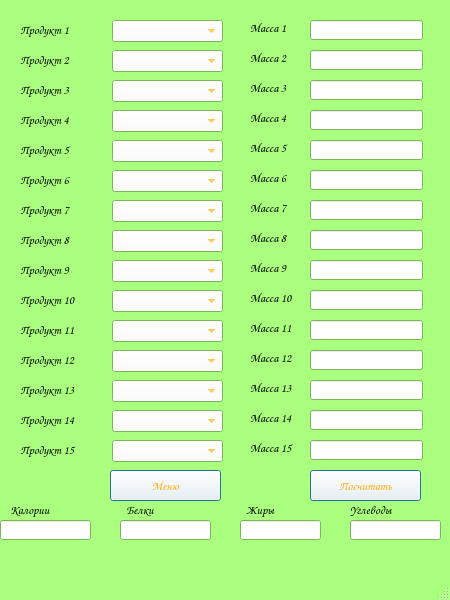
<?xml version="1.0" encoding="UTF-8"?>
<ui version="4.0">
 <class>CountcalorieWindow</class>
 <widget class="QMainWindow" name="CountcalorieWindow">
  <property name="geometry">
   <rect>
    <x>0</x>
    <y>0</y>
    <width>450</width>
    <height>600</height>
   </rect>
  </property>
  <property name="palette">
   <palette>
    <active>
     <colorrole role="WindowText">
      <brush brushstyle="SolidPattern">
       <color alpha="255">
        <red>0</red>
        <green>0</green>
        <blue>0</blue>
       </color>
      </brush>
     </colorrole>
     <colorrole role="Button">
      <brush brushstyle="SolidPattern">
       <color alpha="255">
        <red>255</red>
        <green>255</green>
        <blue>255</blue>
       </color>
      </brush>
     </colorrole>
     <colorrole role="Dark">
      <brush brushstyle="SolidPattern">
       <color alpha="255">
        <red>170</red>
        <green>255</green>
        <blue>127</blue>
       </color>
      </brush>
     </colorrole>
     <colorrole role="Text">
      <brush brushstyle="SolidPattern">
       <color alpha="255">
        <red>0</red>
        <green>0</green>
        <blue>0</blue>
       </color>
      </brush>
     </colorrole>
     <colorrole role="ButtonText">
      <brush brushstyle="SolidPattern">
       <color alpha="255">
        <red>255</red>
        <green>170</green>
        <blue>0</blue>
       </color>
      </brush>
     </colorrole>
     <colorrole role="Base">
      <brush brushstyle="SolidPattern">
       <color alpha="255">
        <red>255</red>
        <green>255</green>
        <blue>255</blue>
       </color>
      </brush>
     </colorrole>
     <colorrole role="Window">
      <brush brushstyle="SolidPattern">
       <color alpha="255">
        <red>170</red>
        <green>255</green>
        <blue>127</blue>
       </color>
      </brush>
     </colorrole>
    </active>
    <inactive>
     <colorrole role="WindowText">
      <brush brushstyle="SolidPattern">
       <color alpha="255">
        <red>0</red>
        <green>0</green>
        <blue>0</blue>
       </color>
      </brush>
     </colorrole>
     <colorrole role="Button">
      <brush brushstyle="SolidPattern">
       <color alpha="255">
        <red>255</red>
        <green>255</green>
        <blue>255</blue>
       </color>
      </brush>
     </colorrole>
     <colorrole role="Dark">
      <brush brushstyle="SolidPattern">
       <color alpha="255">
        <red>170</red>
        <green>255</green>
        <blue>127</blue>
       </color>
      </brush>
     </colorrole>
     <colorrole role="Text">
      <brush brushstyle="SolidPattern">
       <color alpha="255">
        <red>0</red>
        <green>0</green>
        <blue>0</blue>
       </color>
      </brush>
     </colorrole>
     <colorrole role="ButtonText">
      <brush brushstyle="SolidPattern">
       <color alpha="255">
        <red>255</red>
        <green>170</green>
        <blue>0</blue>
       </color>
      </brush>
     </colorrole>
     <colorrole role="Base">
      <brush brushstyle="SolidPattern">
       <color alpha="255">
        <red>255</red>
        <green>255</green>
        <blue>255</blue>
       </color>
      </brush>
     </colorrole>
     <colorrole role="Window">
      <brush brushstyle="SolidPattern">
       <color alpha="255">
        <red>170</red>
        <green>255</green>
        <blue>127</blue>
       </color>
      </brush>
     </colorrole>
    </inactive>
    <disabled>
     <colorrole role="WindowText">
      <brush brushstyle="SolidPattern">
       <color alpha="255">
        <red>170</red>
        <green>255</green>
        <blue>127</blue>
       </color>
      </brush>
     </colorrole>
     <colorrole role="Button">
      <brush brushstyle="SolidPattern">
       <color alpha="255">
        <red>255</red>
        <green>255</green>
        <blue>255</blue>
       </color>
      </brush>
     </colorrole>
     <colorrole role="Dark">
      <brush brushstyle="SolidPattern">
       <color alpha="255">
        <red>170</red>
        <green>255</green>
        <blue>127</blue>
       </color>
      </brush>
     </colorrole>
     <colorrole role="Text">
      <brush brushstyle="SolidPattern">
       <color alpha="255">
        <red>170</red>
        <green>255</green>
        <blue>127</blue>
       </color>
      </brush>
     </colorrole>
     <colorrole role="ButtonText">
      <brush brushstyle="SolidPattern">
       <color alpha="255">
        <red>170</red>
        <green>255</green>
        <blue>127</blue>
       </color>
      </brush>
     </colorrole>
     <colorrole role="Base">
      <brush brushstyle="SolidPattern">
       <color alpha="255">
        <red>170</red>
        <green>255</green>
        <blue>127</blue>
       </color>
      </brush>
     </colorrole>
     <colorrole role="Window">
      <brush brushstyle="SolidPattern">
       <color alpha="255">
        <red>170</red>
        <green>255</green>
        <blue>127</blue>
       </color>
      </brush>
     </colorrole>
    </disabled>
   </palette>
  </property>
  <property name="font">
   <font>
    <family>Comic Sans MS</family>
   </font>
  </property>
  <property name="cursor">
   <cursorShape>UpArrowCursor</cursorShape>
  </property>
  <property name="windowTitle">
   <string>СЧЕТЧИК КАЛОРИЙ</string>
  </property>
  <property name="windowIcon">
   <iconset>
    <normaloff>images/carrotico.ico</normaloff>images/carrotico.ico</iconset>
  </property>
  <widget class="QWidget" name="centralwidget">
   <widget class="QLabel" name="product1label">
    <property name="geometry">
     <rect>
      <x>20</x>
      <y>20</y>
      <width>91</width>
      <height>20</height>
     </rect>
    </property>
    <property name="text">
     <string>Продукт 1</string>
    </property>
   </widget>
   <widget class="QLabel" name="product2label">
    <property name="geometry">
     <rect>
      <x>20</x>
      <y>50</y>
      <width>91</width>
      <height>20</height>
     </rect>
    </property>
    <property name="text">
     <string>Продукт 2</string>
    </property>
   </widget>
   <widget class="QLabel" name="product3label">
    <property name="geometry">
     <rect>
      <x>20</x>
      <y>80</y>
      <width>91</width>
      <height>20</height>
     </rect>
    </property>
    <property name="text">
     <string>Продукт 3</string>
    </property>
   </widget>
   <widget class="QLabel" name="product4label">
    <property name="geometry">
     <rect>
      <x>20</x>
      <y>110</y>
      <width>91</width>
      <height>20</height>
     </rect>
    </property>
    <property name="text">
     <string>Продукт 4</string>
    </property>
   </widget>
   <widget class="QLabel" name="product5label">
    <property name="geometry">
     <rect>
      <x>20</x>
      <y>140</y>
      <width>91</width>
      <height>20</height>
     </rect>
    </property>
    <property name="text">
     <string>Продукт 5</string>
    </property>
   </widget>
   <widget class="QLabel" name="product6label">
    <property name="geometry">
     <rect>
      <x>20</x>
      <y>170</y>
      <width>91</width>
      <height>20</height>
     </rect>
    </property>
    <property name="text">
     <string>Продукт 6</string>
    </property>
   </widget>
   <widget class="QLabel" name="product7label">
    <property name="geometry">
     <rect>
      <x>20</x>
      <y>200</y>
      <width>91</width>
      <height>20</height>
     </rect>
    </property>
    <property name="text">
     <string>Продукт 7</string>
    </property>
   </widget>
   <widget class="QLabel" name="product8label">
    <property name="geometry">
     <rect>
      <x>20</x>
      <y>230</y>
      <width>91</width>
      <height>20</height>
     </rect>
    </property>
    <property name="text">
     <string>Продукт 8</string>
    </property>
   </widget>
   <widget class="QLabel" name="product9label">
    <property name="geometry">
     <rect>
      <x>20</x>
      <y>260</y>
      <width>91</width>
      <height>20</height>
     </rect>
    </property>
    <property name="text">
     <string>Продукт 9</string>
    </property>
   </widget>
   <widget class="QLabel" name="product10label">
    <property name="geometry">
     <rect>
      <x>20</x>
      <y>290</y>
      <width>91</width>
      <height>20</height>
     </rect>
    </property>
    <property name="text">
     <string>Продукт 10</string>
    </property>
   </widget>
   <widget class="QLabel" name="product11label">
    <property name="geometry">
     <rect>
      <x>20</x>
      <y>320</y>
      <width>91</width>
      <height>20</height>
     </rect>
    </property>
    <property name="text">
     <string>Продукт 11</string>
    </property>
   </widget>
   <widget class="QLabel" name="product12label">
    <property name="geometry">
     <rect>
      <x>20</x>
      <y>350</y>
      <width>91</width>
      <height>20</height>
     </rect>
    </property>
    <property name="text">
     <string>Продукт 12</string>
    </property>
   </widget>
   <widget class="QLabel" name="product13label">
    <property name="geometry">
     <rect>
      <x>20</x>
      <y>380</y>
      <width>91</width>
      <height>20</height>
     </rect>
    </property>
    <property name="text">
     <string>Продукт 13</string>
    </property>
   </widget>
   <widget class="QLabel" name="product14label">
    <property name="geometry">
     <rect>
      <x>20</x>
      <y>410</y>
      <width>91</width>
      <height>20</height>
     </rect>
    </property>
    <property name="text">
     <string>Продукт 14</string>
    </property>
   </widget>
   <widget class="QLabel" name="product15label">
    <property name="geometry">
     <rect>
      <x>20</x>
      <y>440</y>
      <width>91</width>
      <height>20</height>
     </rect>
    </property>
    <property name="text">
     <string>Продукт 15</string>
    </property>
   </widget>
   <widget class="QLabel" name="tons1label">
    <property name="geometry">
     <rect>
      <x>250</x>
      <y>20</y>
      <width>61</width>
      <height>16</height>
     </rect>
    </property>
    <property name="text">
     <string>Масса 1</string>
    </property>
   </widget>
   <widget class="QLabel" name="tons2label">
    <property name="geometry">
     <rect>
      <x>250</x>
      <y>50</y>
      <width>61</width>
      <height>16</height>
     </rect>
    </property>
    <property name="text">
     <string>Масса 2</string>
    </property>
   </widget>
   <widget class="QLabel" name="tons3label">
    <property name="geometry">
     <rect>
      <x>250</x>
      <y>80</y>
      <width>61</width>
      <height>16</height>
     </rect>
    </property>
    <property name="text">
     <string>Масса 3</string>
    </property>
   </widget>
   <widget class="QLabel" name="tons4label">
    <property name="geometry">
     <rect>
      <x>250</x>
      <y>110</y>
      <width>61</width>
      <height>16</height>
     </rect>
    </property>
    <property name="text">
     <string>Масса 4</string>
    </property>
   </widget>
   <widget class="QLabel" name="tons5label">
    <property name="geometry">
     <rect>
      <x>250</x>
      <y>140</y>
      <width>61</width>
      <height>16</height>
     </rect>
    </property>
    <property name="text">
     <string>Масса 5</string>
    </property>
   </widget>
   <widget class="QLabel" name="tons6label">
    <property name="geometry">
     <rect>
      <x>250</x>
      <y>170</y>
      <width>61</width>
      <height>16</height>
     </rect>
    </property>
    <property name="text">
     <string>Масса 6</string>
    </property>
   </widget>
   <widget class="QLabel" name="tons7label">
    <property name="geometry">
     <rect>
      <x>250</x>
      <y>200</y>
      <width>61</width>
      <height>16</height>
     </rect>
    </property>
    <property name="text">
     <string>Масса 7</string>
    </property>
   </widget>
   <widget class="QLabel" name="tons8label">
    <property name="geometry">
     <rect>
      <x>250</x>
      <y>230</y>
      <width>61</width>
      <height>16</height>
     </rect>
    </property>
    <property name="text">
     <string>Масса 8</string>
    </property>
   </widget>
   <widget class="QLabel" name="tons9label">
    <property name="geometry">
     <rect>
      <x>250</x>
      <y>260</y>
      <width>61</width>
      <height>16</height>
     </rect>
    </property>
    <property name="text">
     <string>Масса 9</string>
    </property>
   </widget>
   <widget class="QLabel" name="tons10label">
    <property name="geometry">
     <rect>
      <x>250</x>
      <y>290</y>
      <width>61</width>
      <height>16</height>
     </rect>
    </property>
    <property name="text">
     <string>Масса 10</string>
    </property>
   </widget>
   <widget class="QLabel" name="tons11label">
    <property name="geometry">
     <rect>
      <x>250</x>
      <y>320</y>
      <width>61</width>
      <height>16</height>
     </rect>
    </property>
    <property name="text">
     <string>Масса 11</string>
    </property>
   </widget>
   <widget class="QLabel" name="tons12label">
    <property name="geometry">
     <rect>
      <x>250</x>
      <y>350</y>
      <width>61</width>
      <height>16</height>
     </rect>
    </property>
    <property name="text">
     <string>Масса 12</string>
    </property>
   </widget>
   <widget class="QLabel" name="tons13label">
    <property name="geometry">
     <rect>
      <x>250</x>
      <y>380</y>
      <width>61</width>
      <height>16</height>
     </rect>
    </property>
    <property name="text">
     <string>Масса 13</string>
    </property>
   </widget>
   <widget class="QLabel" name="tons14label">
    <property name="geometry">
     <rect>
      <x>250</x>
      <y>410</y>
      <width>61</width>
      <height>16</height>
     </rect>
    </property>
    <property name="text">
     <string>Масса 14</string>
    </property>
   </widget>
   <widget class="QLabel" name="tons15label">
    <property name="geometry">
     <rect>
      <x>250</x>
      <y>440</y>
      <width>61</width>
      <height>16</height>
     </rect>
    </property>
    <property name="text">
     <string>Масса 15</string>
    </property>
   </widget>
   <widget class="QLineEdit" name="tons1lineEdit">
    <property name="geometry">
     <rect>
      <x>310</x>
      <y>20</y>
      <width>113</width>
      <height>20</height>
     </rect>
    </property>
   </widget>
   <widget class="QLineEdit" name="tons2lineEdit">
    <property name="geometry">
     <rect>
      <x>310</x>
      <y>50</y>
      <width>113</width>
      <height>20</height>
     </rect>
    </property>
   </widget>
   <widget class="QLineEdit" name="tons3lineEdit">
    <property name="geometry">
     <rect>
      <x>310</x>
      <y>80</y>
      <width>113</width>
      <height>20</height>
     </rect>
    </property>
   </widget>
   <widget class="QLineEdit" name="tons4lineEdit">
    <property name="geometry">
     <rect>
      <x>310</x>
      <y>110</y>
      <width>113</width>
      <height>20</height>
     </rect>
    </property>
   </widget>
   <widget class="QLineEdit" name="tons5lineEdit">
    <property name="geometry">
     <rect>
      <x>310</x>
      <y>140</y>
      <width>113</width>
      <height>20</height>
     </rect>
    </property>
   </widget>
   <widget class="QLineEdit" name="tons6lineEdit">
    <property name="geometry">
     <rect>
      <x>310</x>
      <y>170</y>
      <width>113</width>
      <height>20</height>
     </rect>
    </property>
   </widget>
   <widget class="QLineEdit" name="tons7lineEdit">
    <property name="geometry">
     <rect>
      <x>310</x>
      <y>200</y>
      <width>113</width>
      <height>20</height>
     </rect>
    </property>
   </widget>
   <widget class="QLineEdit" name="tons8lineEdit">
    <property name="geometry">
     <rect>
      <x>310</x>
      <y>230</y>
      <width>113</width>
      <height>20</height>
     </rect>
    </property>
   </widget>
   <widget class="QLineEdit" name="tons9lineEdit">
    <property name="geometry">
     <rect>
      <x>310</x>
      <y>260</y>
      <width>113</width>
      <height>20</height>
     </rect>
    </property>
   </widget>
   <widget class="QLineEdit" name="tons10lineEdit">
    <property name="geometry">
     <rect>
      <x>310</x>
      <y>290</y>
      <width>113</width>
      <height>20</height>
     </rect>
    </property>
   </widget>
   <widget class="QLineEdit" name="tons11lineEdit">
    <property name="geometry">
     <rect>
      <x>310</x>
      <y>320</y>
      <width>113</width>
      <height>20</height>
     </rect>
    </property>
   </widget>
   <widget class="QLineEdit" name="tons12lineEdit">
    <property name="geometry">
     <rect>
      <x>310</x>
      <y>350</y>
      <width>113</width>
      <height>20</height>
     </rect>
    </property>
   </widget>
   <widget class="QLineEdit" name="tons13lineEdit">
    <property name="geometry">
     <rect>
      <x>310</x>
      <y>380</y>
      <width>113</width>
      <height>20</height>
     </rect>
    </property>
   </widget>
   <widget class="QLineEdit" name="tons14lineEdit">
    <property name="geometry">
     <rect>
      <x>310</x>
      <y>410</y>
      <width>113</width>
      <height>20</height>
     </rect>
    </property>
   </widget>
   <widget class="QLineEdit" name="tons15lineEdit">
    <property name="geometry">
     <rect>
      <x>310</x>
      <y>440</y>
      <width>113</width>
      <height>20</height>
     </rect>
    </property>
   </widget>
   <widget class="QPushButton" name="returnmenu">
    <property name="geometry">
     <rect>
      <x>110</x>
      <y>470</y>
      <width>111</width>
      <height>31</height>
     </rect>
    </property>
    <property name="text">
     <string>Меню</string>
    </property>
    <property name="default">
     <bool>true</bool>
    </property>
   </widget>
   <widget class="QPushButton" name="counter">
    <property name="geometry">
     <rect>
      <x>310</x>
      <y>470</y>
      <width>111</width>
      <height>31</height>
     </rect>
    </property>
    <property name="text">
     <string>Посчитать</string>
    </property>
    <property name="default">
     <bool>true</bool>
    </property>
   </widget>
   <widget class="QLabel" name="calorielabel">
    <property name="geometry">
     <rect>
      <x>10</x>
      <y>500</y>
      <width>71</width>
      <height>20</height>
     </rect>
    </property>
    <property name="text">
     <string>Калории</string>
    </property>
   </widget>
   <widget class="QLabel" name="proteinlabel">
    <property name="geometry">
     <rect>
      <x>126</x>
      <y>500</y>
      <width>71</width>
      <height>20</height>
     </rect>
    </property>
    <property name="text">
     <string>Белки</string>
    </property>
   </widget>
   <widget class="QLabel" name="fatlabel">
    <property name="geometry">
     <rect>
      <x>246</x>
      <y>500</y>
      <width>61</width>
      <height>20</height>
     </rect>
    </property>
    <property name="text">
     <string>Жиры</string>
    </property>
   </widget>
   <widget class="QLabel" name="carbohydratelabel">
    <property name="geometry">
     <rect>
      <x>350</x>
      <y>500</y>
      <width>81</width>
      <height>20</height>
     </rect>
    </property>
    <property name="text">
     <string>Углеводы</string>
    </property>
   </widget>
   <widget class="QLineEdit" name="calorielineEdit">
    <property name="geometry">
     <rect>
      <x>0</x>
      <y>520</y>
      <width>91</width>
      <height>20</height>
     </rect>
    </property>
   </widget>
   <widget class="QLineEdit" name="proteinlineEdit">
    <property name="geometry">
     <rect>
      <x>120</x>
      <y>520</y>
      <width>91</width>
      <height>20</height>
     </rect>
    </property>
   </widget>
   <widget class="QLineEdit" name="fatlineEdit">
    <property name="geometry">
     <rect>
      <x>240</x>
      <y>520</y>
      <width>81</width>
      <height>20</height>
     </rect>
    </property>
   </widget>
   <widget class="QLineEdit" name="carbohydratelineEdit">
    <property name="geometry">
     <rect>
      <x>350</x>
      <y>520</y>
      <width>91</width>
      <height>20</height>
     </rect>
    </property>
   </widget>
   <widget class="QComboBox" name="comboBox">
    <property name="geometry">
     <rect>
      <x>112</x>
      <y>20</y>
      <width>111</width>
      <height>22</height>
     </rect>
    </property>
   </widget>
   <widget class="QComboBox" name="comboBox_2">
    <property name="geometry">
     <rect>
      <x>112</x>
      <y>50</y>
      <width>111</width>
      <height>22</height>
     </rect>
    </property>
   </widget>
   <widget class="QComboBox" name="comboBox_3">
    <property name="geometry">
     <rect>
      <x>112</x>
      <y>80</y>
      <width>111</width>
      <height>22</height>
     </rect>
    </property>
   </widget>
   <widget class="QComboBox" name="comboBox_4">
    <property name="geometry">
     <rect>
      <x>112</x>
      <y>110</y>
      <width>111</width>
      <height>22</height>
     </rect>
    </property>
   </widget>
   <widget class="QComboBox" name="comboBox_5">
    <property name="geometry">
     <rect>
      <x>112</x>
      <y>140</y>
      <width>111</width>
      <height>22</height>
     </rect>
    </property>
   </widget>
   <widget class="QComboBox" name="comboBox_6">
    <property name="geometry">
     <rect>
      <x>112</x>
      <y>170</y>
      <width>111</width>
      <height>22</height>
     </rect>
    </property>
   </widget>
   <widget class="QComboBox" name="comboBox_7">
    <property name="geometry">
     <rect>
      <x>112</x>
      <y>200</y>
      <width>111</width>
      <height>22</height>
     </rect>
    </property>
   </widget>
   <widget class="QComboBox" name="comboBox_8">
    <property name="geometry">
     <rect>
      <x>112</x>
      <y>230</y>
      <width>111</width>
      <height>22</height>
     </rect>
    </property>
   </widget>
   <widget class="QComboBox" name="comboBox_9">
    <property name="geometry">
     <rect>
      <x>112</x>
      <y>260</y>
      <width>111</width>
      <height>22</height>
     </rect>
    </property>
   </widget>
   <widget class="QComboBox" name="comboBox_10">
    <property name="geometry">
     <rect>
      <x>112</x>
      <y>290</y>
      <width>111</width>
      <height>22</height>
     </rect>
    </property>
   </widget>
   <widget class="QComboBox" name="comboBox_11">
    <property name="geometry">
     <rect>
      <x>112</x>
      <y>320</y>
      <width>111</width>
      <height>22</height>
     </rect>
    </property>
   </widget>
   <widget class="QComboBox" name="comboBox_12">
    <property name="geometry">
     <rect>
      <x>112</x>
      <y>350</y>
      <width>111</width>
      <height>22</height>
     </rect>
    </property>
   </widget>
   <widget class="QComboBox" name="comboBox_13">
    <property name="geometry">
     <rect>
      <x>112</x>
      <y>380</y>
      <width>111</width>
      <height>22</height>
     </rect>
    </property>
   </widget>
   <widget class="QComboBox" name="comboBox_14">
    <property name="geometry">
     <rect>
      <x>112</x>
      <y>410</y>
      <width>111</width>
      <height>22</height>
     </rect>
    </property>
   </widget>
   <widget class="QComboBox" name="comboBox_15">
    <property name="geometry">
     <rect>
      <x>112</x>
      <y>440</y>
      <width>111</width>
      <height>22</height>
     </rect>
    </property>
   </widget>
  </widget>
  <widget class="QMenuBar" name="menubar">
   <property name="geometry">
    <rect>
     <x>0</x>
     <y>0</y>
     <width>450</width>
     <height>26</height>
    </rect>
   </property>
  </widget>
  <widget class="QStatusBar" name="statusbar"/>
 </widget>
 <resources/>
 <connections/>
</ui>
